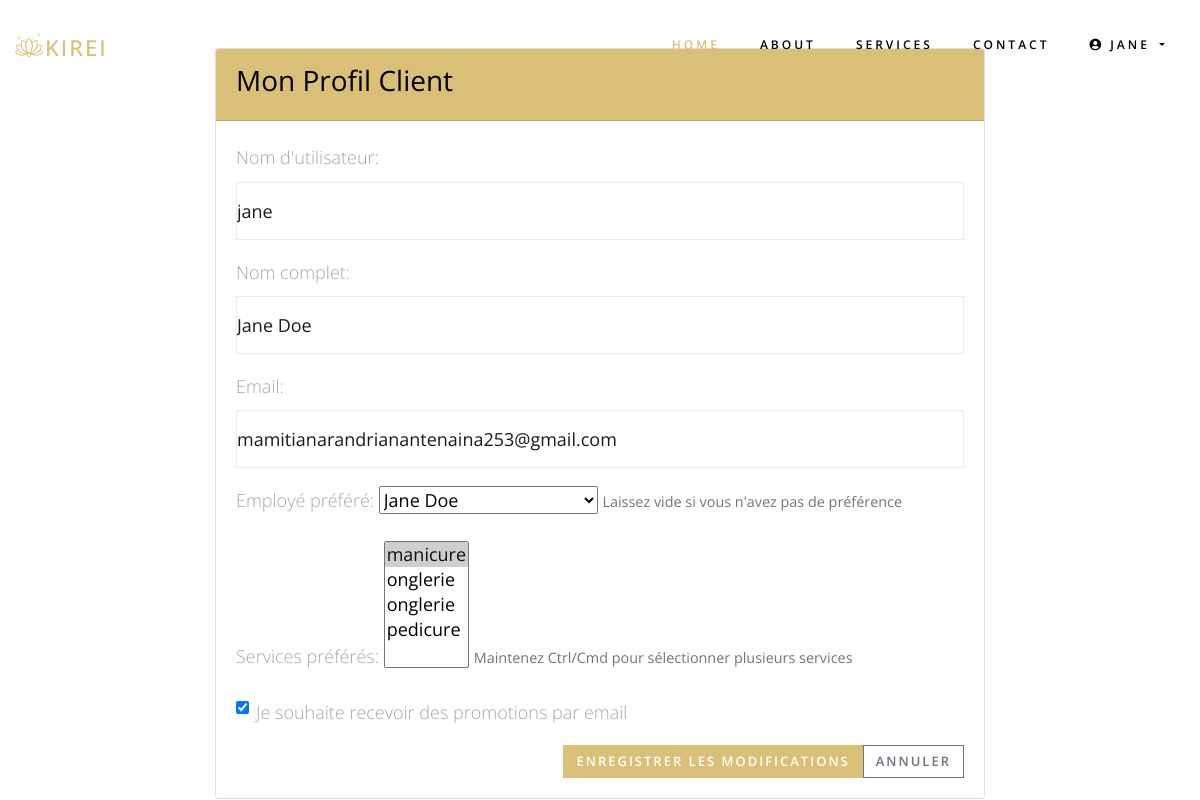
The app's page /client/profile/ (signed in) with its own data.
### home/models.py (models this page shows, shortened)
class User(AbstractUser):
    CLIENT = 'CLIENT'
    EMPLOYEE = 'EMPLOYEE'
    MANAGER = 'MANAGER'
    ROLE_CHOICES = [
        (CLIENT, 'Client'),
        (EMPLOYEE, 'Employé'),
        (MANAGER, 'Manager'),
    ]
    role = models.CharField(max_length=50, choices=ROLE_CHOICES, default=CLIENT)
    phone_number = models.CharField(max_length=20, blank=True)
    address = models.TextField(blank=True)

class ClientProfile(models.Model):
    user = models.OneToOneField(User, on_delete=models.CASCADE, related_name='client_profile')
    favorite_services = models.ManyToManyField(Service, blank=True)
    favorite_employee = models.ForeignKey(
        EmployeeProfile,
        on_delete=models.SET_NULL,
        null=True,
        blank=True
    )
    receive_promotions = models.BooleanField(default=True)

class EmployeeProfile(models.Model):
    user = models.OneToOneField(User, on_delete=models.CASCADE, related_name='employee_profile')
    services = models.ManyToManyField(Service)
    image = models.ImageField(upload_to='employees/', blank=True, null=True)
    work_schedule = models.JSONField(default=dict)  # Ex: {'monday': ['09:00-12:00', '14:00-18:00'], ...}
    hourly_rate = models.DecimalField(max_digits=6, decimal_places=2, default=0)

class Service(models.Model):
    name = models.CharField(max_length=100)
    description = models.TextField(blank=True)
    duration = models.PositiveIntegerField(help_text="Durée en minutes")
    image = models.ImageField(upload_to='services/', blank=True, null=True)
    price = models.DecimalField(max_digits=8, decimal_places=2)
    commission_rate = models.DecimalField(
        max_digits=5,
        decimal_places=2,
        validators=[MinValueValidator(0)],
        help_text="Pourcentage de commission pour l'employé"
    )
    is_active = models.BooleanField(default=True)

### home/client.py (the view, shortened to what this page needs)
# urls.py: path('client/profile/', client.client_profile_view, name='client_profile'),
@login_required
def client_profile_view(request):
    try:
        client_profile = request.user.client_profile
    except ClientProfile.DoesNotExist:
        client_profile = ClientProfile.objects.create(user=request.user)
    all_services = Service.objects.all()
    all_employees = EmployeeProfile.objects.all()
    context = {
        'profile': client_profile,
        'all_services': all_services,
        'all_employees': all_employees,
    }
    return render(request, 'client_profile.html', context)

### templates/client_profile.html (shortened to what this page needs)
{% extends 'base.html' %}
{% load static %}
{% block body %}
<div class="container mt-5">
    <div class="row">
        <div class="col-md-8 offset-md-2">
            <div class="card">
                <div class="card-header bg-primary text-white">
                    <h3>Mon Profil Client</h3>
                </div>
                <div class="card-body">
                    <form method="post">
                        <div class="mb-3">
                            <label class="form-label">Nom d'utilisateur:</label>
                            <input type="text" class="form-control" value="{{ request.user.username }}" disabled>
                        </div>
                        <div class="mb-3">
                            <label class="form-label">Nom complet:</label>
                            <input type="text" class="form-control" value="{{ request.user.get_full_name|default:'Non renseigné' }}" disabled>
                        </div>
                        <div class="mb-3">
                            <label class="form-label">Email:</label>
                            <input type="text" class="form-control" value="{{ request.user.email }}" disabled>
                        </div>
                        <div class="mb-3">
                            <label for="favorite_employee" class="form-label">Employé préféré:</label>
                            <select name="favorite_employee" id="favorite_employee" class="form-select">
                                {% for employee in all_employees %}
                                    <option value="{{ employee.id }}" {% if profile.favorite_employee and profile.favorite_employee.id == employee.id %}selected{% endif %}>
                                        {{ employee.user.get_full_name|default:employee.user.username }}
                                    </option>
                                {% endfor %}
                            </select>
                            <small class="text-muted">Laissez vide si vous n'avez pas de préférence</small>
                        </div>
                        <div class="mb-3">
                            <label for="favorite_services" class="form-label">Services préférés:</label>
                            <select name="favorite_services" id="favorite_services" class="form-select" multiple size="5">
                                {% for service in all_services %}
                                    <option value="{{ service.id }}" {% if service in profile.favorite_services.all %}selected{% endif %}>
                                        {{ service.name }}
                                    </option>
                                {% endfor %}
                            </select>
                            <small class="text-muted">Maintenez Ctrl/Cmd pour sélectionner plusieurs services</small>
                        </div>
                        <div class="mb-3 form-check">
                            <input type="checkbox" name="receive_promotions" class="form-check-input" id="promotions" {% if profile.receive_promotions %}checked{% endif %}>
                            <label class="form-check-label" for="promotions">Je souhaite recevoir des promotions par email</label>
                        </div>
                        <div class="d-grid gap-2 d-md-flex justify-content-md-end">
                            <button type="submit" class="btn btn-primary me-md-2">
                                 Enregistrer les modifications
                            </button>
                            <a href="{% url 'home' %}" class="btn btn-outline-secondary">
                                 Annuler
                            </a>
                        </div>
                    </form>
                </div>
            </div>
        </div>
    </div>
</div>
{% endblock %}

### templates/navbar.html (shortened to what this page needs)
<nav class="navbar navbar-expand-lg navbar-dark ftco_navbar bg-dark ftco-navbar-light" id="ftco-navbar">
	<div class="container">
	    <a class="navbar-brand" href="#"><span class="flaticon-lotus"></span>KIREI</a>
	    <div class="collapse navbar-collapse" id="ftco-nav">
	        <ul class="navbar-nav ml-auto">
	          <li class="nav-item active"><a href="{% url 'home' %}" class="nav-link {% if request.path == '' %}active{% endif %}">Home</a></li>
	          <li class="nav-item"><a href="{% url 'about' %}" class="nav-link {% if request.path == '/about/' %}active{% endif %}">About</a></li>
	          <li class="nav-item"><a href="{% url 'service_list' %}" class="nav-link {% if request.path == '/treatments/' %}active{% endif %}">Services</a></li>
	          <li class="nav-item"><a href="{% url 'contact' %}" class="nav-link {% if request.path == '/contact/' %}active{% endif %}">Contact</a></li>
			  {% if user.is_authenticated %}
				<li class="nav-item dropdown">
					<a class="nav-link dropdown-toggle " href="#" id="navbarDropdown" role="button"
						data-bs-toggle="dropdown">
						<i class="fas fa-user-circle"></i> {{ user.username }}
					</a>
				</li>
                {% endif %}
	        </ul>
	    </div>
	</div>
</nav>

### records on screen
User: username "JANE", user.username "jane", user.get_full_name "Jane Doe", user.email "mamitianarandrianantenaina253@gmail.com"
ClientProfile: favorite_employee "Jane Doe", favorite_services "manicure ☑ / onglerie / onglerie / pedicure", receive_promotions "☑"
